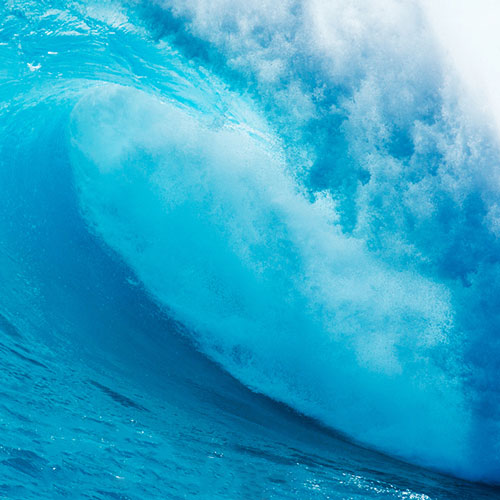
#> input picture 5/ocean.jpg, 500 x 500 px
$ python color_histograms.py --image ocean.jpg
#> lines starting #> are read from the running program, lines starting #| are printed output that depends on the picture
import cv2
import argparse
import numpy as np
from matplotlib import pyplot as plt

ap=argparse.ArgumentParser()
ap.add_argument('-i','--image',required=True,help='Path to the image')
args=vars(ap.parse_args())
image=cv2.imread(args['image'])
#> image is the input picture: shape (500, 500, 3); mean B, G, R 201.4, 165.4, 47.1
cv2.imshow('Original',image)

chans=cv2.split(image)
colors=('b','g','r')
plt.figure()
plt.title('Flattened color histogram')
plt.xlabel('Bins')
plt.ylabel('# of pixels')

for (chan,color) in zip(chans,colors):
    hist=cv2.calcHist([chan],[0],None,[256],[0,256])
    plt.plot(hist,color=color)
    plt.xlim([0,256])
#> this loop made 3 passes
#> color on passes 1 to 3: 'b', 'g', 'r'


fig=plt.figure()
ax=fig.add_subplot(131)
hist=cv2.calcHist([chans[1],chans[0]],[0,1],None,[32,32],[0,256,0,256])
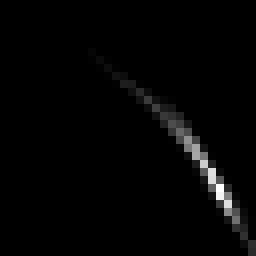
#> hist: shape (32, 32) float32 (shown 8 times larger); min 0, max 13653, mean 244.1; drawn with min black and max white
p=ax.imshow(hist,interpolation='nearest')
ax.set_title('2D color histogram for G and B')
plt.colorbar(p)

ax=fig.add_subplot(132)
hist=cv2.calcHist([chans[1],chans[2]],[0,1],None,[32,32],[0,256,0,256])
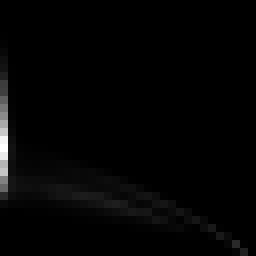
#> hist: shape (32, 32) float32 (shown 8 times larger); min 0, max 15100, mean 244.1; drawn with min black and max white
p=ax.imshow(hist,interpolation='nearest')
ax.set_title('2D color histogram for G and R')
plt.colorbar(p)

ax=fig.add_subplot(133)
hist=cv2.calcHist([chans[0],chans[2]],[0,1],None,[32,32],[0,256,0,256])
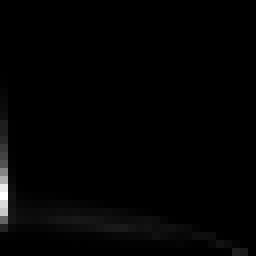
#> hist: shape (32, 32) float32 (shown 8 times larger); min 0, max 20552, mean 244.1; drawn with min black and max white
p=ax.imshow(hist,interpolation='nearest')
ax.set_title('2D color histogram for B and R')
plt.colorbar(p)

print("2D histogram shape: %s, with %d values" % (hist.shape, hist.flatten().shape[0]))
#| 2D histogram shape: (32, 32), with 1024 values

hist=cv2.calcHist([image],[0,1,2],None,[8,8,8],[0,256,0,256,0,256])
print("3D histogram shape: %s, with %d values" % (hist.shape, hist.flatten().shape[0]))
#| 3D histogram shape: (8, 8, 8), with 512 values

plt.show()
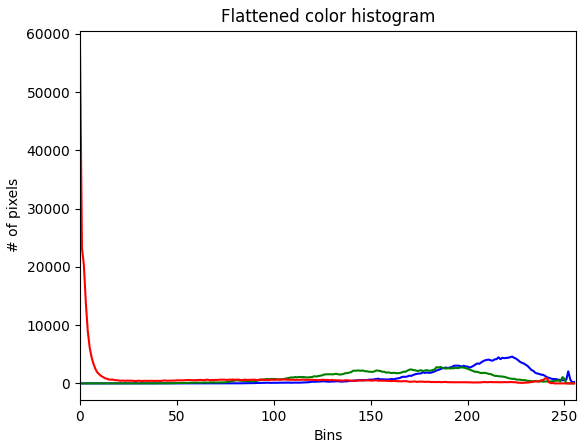
#> figure drawn by matplotlib, 1 panel; curve peaks at x = 223, y = 4608; curve peaks at x = 186, y = 2824; curve peaks at x = 0, y = 57679
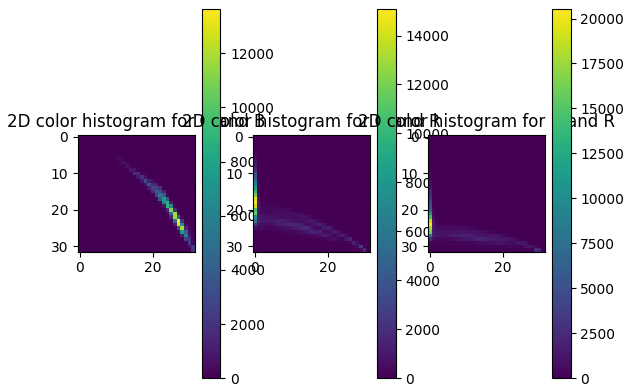
#> figure drawn by matplotlib, 6 panels
cv2.waitKey(0)
